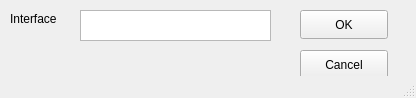
<?xml version="1.0" encoding="UTF-8"?>
<ui version="4.0">
 <class>MainWindow</class>
 <widget class="QMainWindow" name="MainWindow">
  <property name="geometry">
   <rect>
    <x>0</x>
    <y>0</y>
    <width>416</width>
    <height>98</height>
   </rect>
  </property>
  <property name="windowTitle">
   <string>Add DHCP Client</string>
  </property>
  <widget class="QWidget" name="centralwidget">
   <widget class="QPushButton" name="okButton">
    <property name="geometry">
     <rect>
      <x>300</x>
      <y>10</y>
      <width>88</width>
      <height>29</height>
     </rect>
    </property>
    <property name="text">
     <string>OK</string>
    </property>
   </widget>
   <widget class="QPushButton" name="cancelButton">
    <property name="geometry">
     <rect>
      <x>300</x>
      <y>50</y>
      <width>88</width>
      <height>29</height>
     </rect>
    </property>
    <property name="text">
     <string>Cancel</string>
    </property>
   </widget>
   <widget class="QLabel" name="label">
    <property name="geometry">
     <rect>
      <x>10</x>
      <y>10</y>
      <width>61</width>
      <height>17</height>
     </rect>
    </property>
    <property name="text">
     <string>Interface</string>
    </property>
   </widget>
   <widget class="QTextEdit" name="interfaceField">
    <property name="geometry">
     <rect>
      <x>80</x>
      <y>10</y>
      <width>191</width>
      <height>31</height>
     </rect>
    </property>
   </widget>
  </widget>
  <widget class="QStatusBar" name="statusbar"/>
 </widget>
 <resources/>
 <connections/>
</ui>
